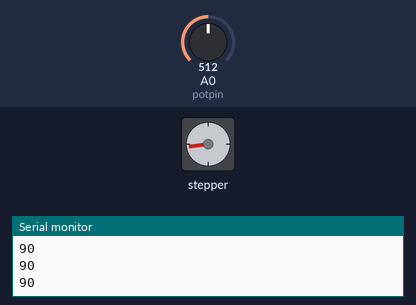
The sketch below on a simulated Arduino Uno, built with avr-gcc and run on an emulated ATmega328P. Shown: stepper motor, the last lines printed to the serial monitor. The test bench sets the inputs (shaded band); at power-on: A0 (potpin) = 512. Stepper angles assume 200 steps per turn.

Above: at 1.26 s.
1.3 s: A0 (potpin) set to 0
At 1.7 s:
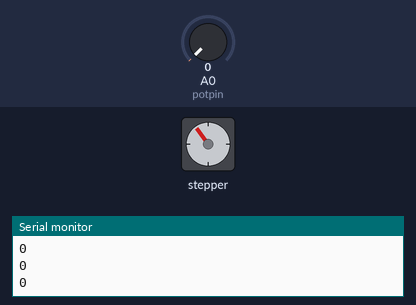
2.8 s: A0 (potpin) set to 25
4.3 s: A0 (potpin) set to 31
At 5.3 s:
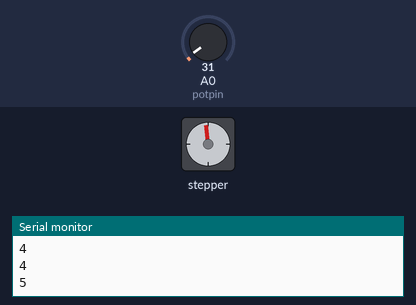
7.3 s: A0 (potpin) set to 122
At 8.03 s:
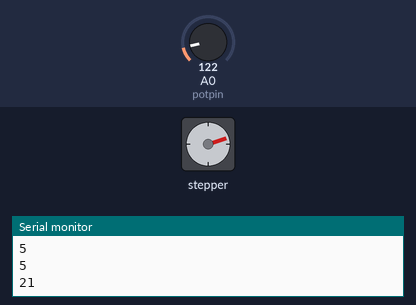
Timing chart, 0 to 14.3 s (numbered marks = the images above; inputs shaded):
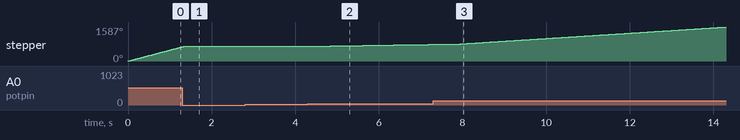

Measured:
- the behaviour switches between 28 and 29 on A0 (potpin) (found by bisection; images 1 and 2)
- after the input at 4.3 s, stepper: keeps turning clockwise at about 31°/s, starting at once

The sketch:

stepper.ino
```cpp
#include <AFMotor.h>


// Adafruit Motor shield library
// copyright Adafruit Industries LLC, 2009
// this code is public domain, enjoy!


// Connect a stepper motor with 48 steps per revolution (7.5 degree)
// to motor port #1 (M1 and M2)
AF_Stepper motor(200, 2);
int potpin = A0;
int val;

void setup() {
  Serial.begin(9600);           // set up Serial library at 9600 bps
}


void loop() {
  val = analogRead(potpin);            // reads the value of the potentiometer (value between 0 and 1023)
  val = map(val, 0, 1023, 0, 180);     // scale it for use with the servo (value between 0 and 180)
  Serial.println(val);
  motor.setSpeed(val);  // 10 rpm
  if (val < 5) {
    motor.release();
  }
  else {
    // motor.step(20, FORWARD, SINGLE);
    motor.step(20, FORWARD, DOUBLE);
    // motor.step(20, FORWARD, MICROSTEP);
    // motor.step(20, FORWARD, INTERLEAVE);

  }
  // motor.step(50, BACKWARD, MICROSTEP);
}
```
